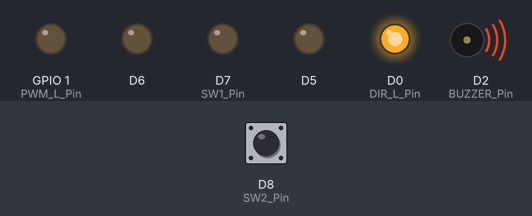
Bench run of a sketch on a simulated ESP8266 (NodeMCU). Shown: output pins drawn as LEDs (lit = HIGH), buzzer (waves = sounding, pin HIGH). Dashed ring = blinking. Inputs (shaded band) come from the test bench; at power-on: D8 (SW2_Pin) HIGH.

Above: at 1.2 s.
1.3 s: D8 (SW2_Pin) pulled LOW for 1 s
At 1.6 s:
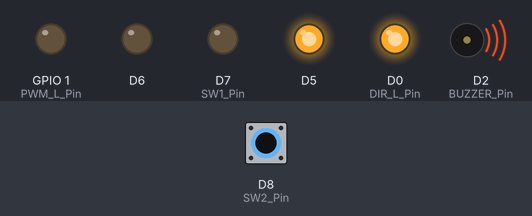
At 3.5 s:
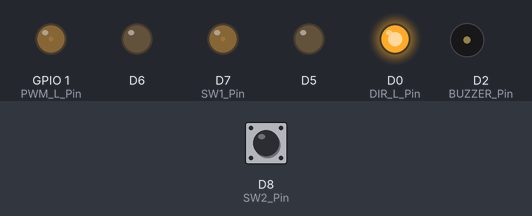
4.3 s: D8 (SW2_Pin) pulled LOW for 3.2 s
At 4.6 s:
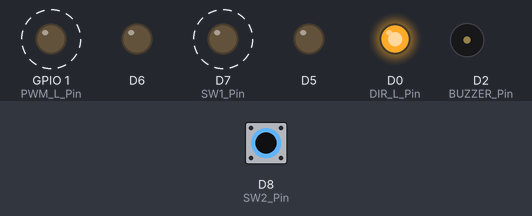
Timing chart, 0 to 9.0 s (numbered marks = the images above; inputs shaded):
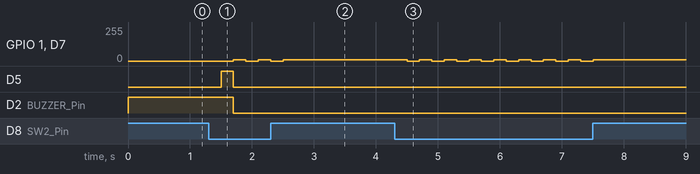

Measured:
- after the input at 1.3 s, GPIO 1 (PWM_L_Pin), D7 (SW1_Pin): alternates 10/255 for 0.20 s and 0/255 for 0.20 s, 5 changes in all, then stays 10/255, starting after 0.40 s; D5: LOW → HIGH after 0.20 s, → LOW 0.20 s later; D2 (BUZZER_Pin): HIGH → LOW after 0.40 s
- after the input at 4.3 s, GPIO 1 (PWM_L_Pin), D7 (SW1_Pin): alternates 10/255 for 0.20 s and 0/255 for 0.20 s, 16 changes in all, then stays 10/255, starting after 0.20 s

The sketch:

Exercise12.ino
```cpp
// (licence header left out)
int DIR_R_Pin = D12;
int DIR_L_Pin = D0;
int SW1_Pin = D7;
int SW2_Pin = D8;
int PWM_R_Pin = D11;
int PWM_L_Pin = D10;
int CW_R  = LOW;
int CCW_R = HIGH;
int CW_L = HIGH;
int CCW_L = LOW;
int BUZZER_Pin = D2;
int LED_Pin = D13;

int PWM =0;

void setup() {
  // put your setup code here, to run once:
  pinMode(DIR_R_Pin,OUTPUT);
  pinMode(DIR_L_Pin,OUTPUT);

  pinMode(LED_Pin,OUTPUT);
  pinMode(BUZZER_Pin,OUTPUT);

  pinMode(SW1_Pin,INPUT_PULLUP);
  pinMode(SW2_Pin,INPUT_PULLUP);

  digitalWrite(DIR_R_Pin,CW_R);
  digitalWrite(DIR_L_Pin,CW_L);

  digitalWrite(BUZZER_Pin,HIGH);
}

void loop() {
  // put your main code here, to run repeatedly:
  if(digitalRead(SW1_Pin) == LOW){
    delay(200);
    PWM += 10;
    if(PWM > 255){
      PWM = 255;
      digitalWrite(BUZZER_Pin,HIGH);
    }
    else{
      digitalWrite(LED_Pin,LOW);
      digitalWrite(BUZZER_Pin,LOW);
    }
    analogWrite(PWM_R_Pin,PWM);
    analogWrite(PWM_L_Pin,PWM);
  }
  if(digitalRead(SW2_Pin) == LOW){
    delay(200);
    PWM -= 10;
    if(PWM < 0){
      PWM = 0;
      digitalWrite(LED_Pin,HIGH);
    }
    else{
      digitalWrite(BUZZER_Pin,LOW);
      digitalWrite(LED_Pin,LOW);
    }
    analogWrite(PWM_R_Pin,PWM);
    analogWrite(PWM_L_Pin,PWM);
  }
 }
```
